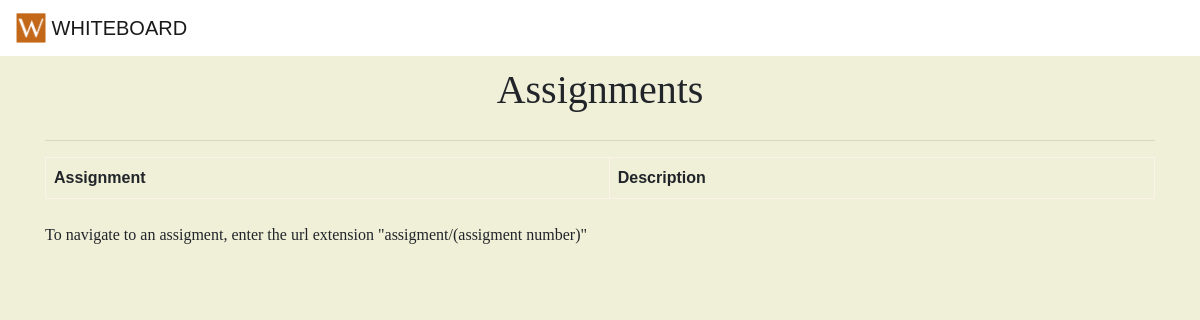
Page /assignments/ on the earlier database version.
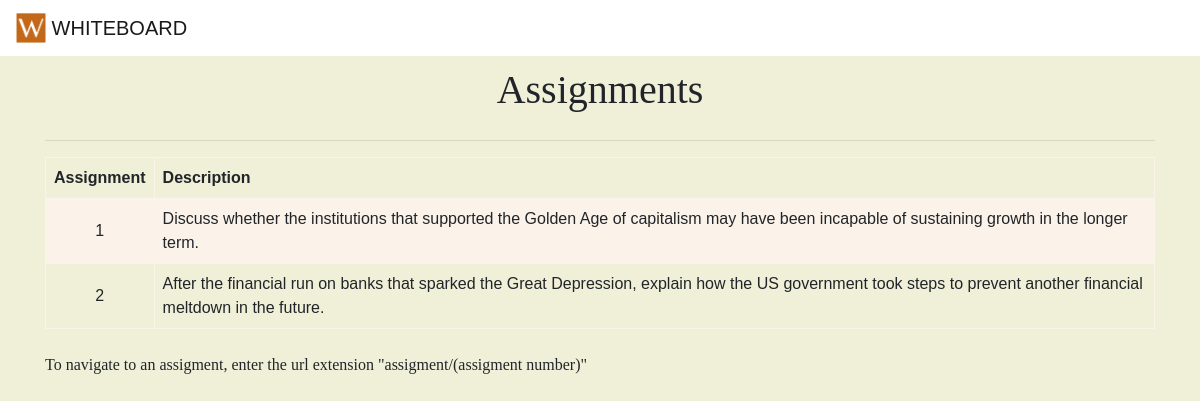
Same page on the later database version.
### canvas/models.py (models this page shows, shortened)
class Assignment(models.Model):
    assignment_id = models.IntegerField(primary_key=True)
    quest_id = models.ForeignKey(Quest, null=True,on_delete=models.CASCADE)
    description = models.CharField(null = True, max_length = 500)
    file = models.FileField(null = True)

### canvas/views.py (the view)
# urls.py: url(r'^assignments/$', AssignmentsView.as_view(),name='assignments'),
class AssignmentsView(View):
	def get(self, request):
		query_results = Assignment.objects.all()
		return render(request, 'Assignments.html', {"allAssignments": query_results})

### templates/Assignments.html (shortened to what this page needs)
<!DOCTYPE html>
<html>
{% load static %}
<head>
	<link rel="stylesheet" href="https://maxcdn.bootstrapcdn.com/bootstrap/4.0.0-beta/css/bootstrap.min.css">
	<link rel="stylesheet" href= "{% static "style.css" %}">
</head>
<body>
	<nav class="navbar navbar-light bg-faded">
	  <a class="navbar-brand" href="{% url 'welcome'%}">
	    <img src="{% static "logo.png" %}" width="30" height="30" class="d-inline-block align-top" alt="">
	    WHITEBOARD
	  </a>
	</nav>
<div class="container">
	<h1 class="head">Assignments</h1>
		<hr>
		<table>
			<tr>
				<th>Assignment</th>
				<th>Description</th>
			</tr>
			{% for assignment in allAssignments %}
			<tr>
				<td><center>{{assignment.assignment_id}}</center></td>
				<td>{{assignment.description}}</td>
			</tr>
			{% endfor %}
		</table>
		<br>
		<p>To navigate to an assigment, enter the url extension "assigment/(assigment number)"</p>
</div>
</body>
</html>

Differences in the rows shown:
added Assignment: assignment_id "1", description "Discuss whether the institutions that supported the Golden Age of capitalism may have been incapable of sustaining growth in the longer term."
added Assignment: assignment_id "2", description "After the financial run on banks that sparked the Great Depression, explain how the US government took steps to prevent another financial meltdown in the future."
